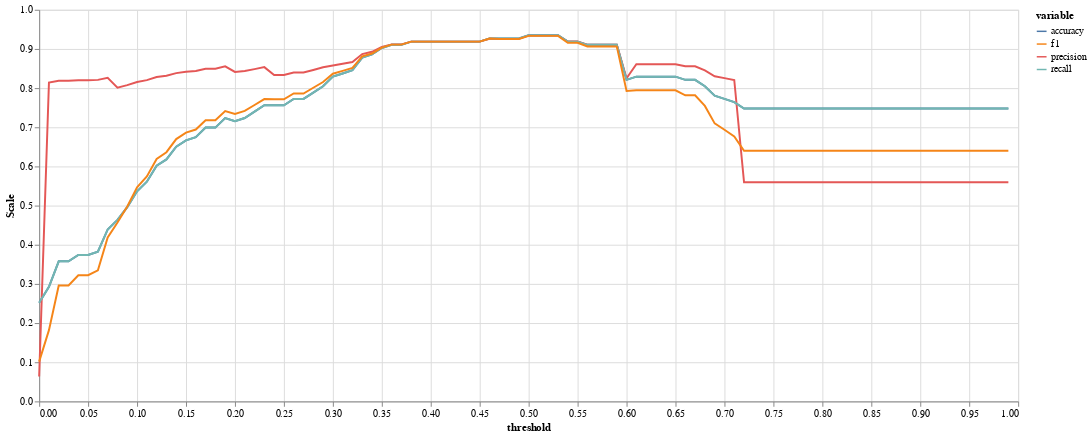

Notebook cell for this chart:
### Markdown cell above
#### Visualisierung der Metriken:
Dieser Graph zeigt, wie sich die Metriken des Modells bei verschiedenen Schwellenwerten verhalten. Es ist zu erkennen, dass zwischen den Schwellenwerten 0.5 und 0.53 die Genauigkeit des Modells am höchsten ist.

### Code cell
# Altair-Chart erstellen
alt.Chart(acc_df).mark_line().transform_fold(
    fold=['accuracy', 'precision', "recall", "f1"], 
    as_=['variable', 'Scale']
).encode(
    x='threshold',
    y='Scale:Q',
    color='variable:N'
).properties(
    width=1000,
    height=400
)

### Figure 1 — Vega-Lite specification as saved in the notebook (floating-point values rounded to 4 significant figures)
{"config": {"view": {"continuousWidth": 300, "continuousHeight": 300}}, "data": {"name": "data-0a4fa7f72e11d22073496e227ff84204"}, "mark": {"type": "line"}, "encoding": {"color": {"field": "variable", "type": "nominal"}, "x": {"field": "threshold", "type": "quantitative"}, "y": {"field": "Scale", "type": "quantitative"}}, "height": 400, "transform": [{"fold": ["accuracy", "precision", "recall", "f1"], "as": ["variable", "Scale"]}], "width": 1000, "$schema": "https://vega.github.io/schema/vega-lite/v5.16.3.json", "datasets": {"data-0a4fa7f72e11d22073496e227ff84204": [{"threshold": 0.0, "accuracy": 0.252, "precision": 0.06352, "recall": 0.252, "f1": 0.1015, "roc_auc": 0.9281}, {"threshold": 0.01, "accuracy": 0.2927, "precision": 0.8142, "recall": 0.2927, "f1": 0.182, "roc_auc": 0.9281}, {"threshold": 0.02, "accuracy": 0.3577, "precision": 0.819, "recall": 0.3577, "f1": 0.296, "roc_auc": 0.9281}, {"threshold": 0.03, "accuracy": 0.3577, "precision": 0.819, "recall": 0.3577, "f1": 0.296, "roc_auc": 0.9281}, {"threshold": 0.04, "accuracy": 0.374, "precision": 0.8203, "recall": 0.374, "f1": 0.3221, "roc_auc": 0.9281}, {"threshold": 0.05, "accuracy": 0.374, "precision": 0.8203, "recall": 0.374, "f1": 0.3221, "roc_auc": 0.9281}, {"threshold": 0.06, "accuracy": 0.3821, "precision": 0.821, "recall": 0.3821, "f1": 0.3349, "roc_auc": 0.9281}, {"threshold": 0.07, "accuracy": 0.439, "precision": 0.8261, "recall": 0.439, "f1": 0.4185, "roc_auc": 0.9281}, {"threshold": 0.08, "accuracy": 0.4634, "precision": 0.8008, "recall": 0.4634, "f1": 0.4566, "roc_auc": 0.9281}, {"threshold": 0.09, "accuracy": 0.4959, "precision": 0.8077, "recall": 0.4959, "f1": 0.4979, "roc_auc": 0.9281}, {"threshold": 0.1, "accuracy": 0.5366, "precision": 0.8157, "recall": 0.5366, "f1": 0.5467, "roc_auc": 0.9281}, {"threshold": 0.11, "accuracy": 0.561, "precision": 0.8204, "recall": 0.561, "f1": 0.5746, "roc_auc": 0.9281}, {"threshold": 0.12, "accuracy": 0.6016, "precision": 0.8283, "recall": 0.6016, "f1": 0.6192, "roc_auc": 0.9281}, {"threshold": 0.13, "accuracy": 0.6179, "precision": 0.8315, "recall": 0.6179, "f1": 0.6364, "roc_auc": 0.9281}, {"threshold": 0.14, "accuracy": 0.6504, "precision": 0.8383, "recall": 0.6504, "f1": 0.6699, "roc_auc": 0.9281}, {"threshold": 0.15, "accuracy": 0.6667, "precision": 0.8419, "recall": 0.6667, "f1": 0.6862, "roc_auc": 0.9281}, {"threshold": 0.16, "accuracy": 0.6748, "precision": 0.8437, "recall": 0.6748, "f1": 0.6943, "roc_auc": 0.9281}, {"threshold": 0.17, "accuracy": 0.6992, "precision": 0.8494, "recall": 0.6992, "f1": 0.7181, "roc_auc": 0.9281}, {"threshold": 0.18, "accuracy": 0.6992, "precision": 0.8494, "recall": 0.6992, "f1": 0.7181, "roc_auc": 0.9281}, {"threshold": 0.19, "accuracy": 0.7236, "precision": 0.8555, "recall": 0.7236, "f1": 0.7415, "roc_auc": 0.9281}, {"threshold": 0.2, "accuracy": 0.7154, "precision": 0.8413, "recall": 0.7154, "f1": 0.734, "roc_auc": 0.9281}, {"threshold": 0.21, "accuracy": 0.7236, "precision": 0.8437, "recall": 0.7236, "f1": 0.7417, "roc_auc": 0.9281}, {"threshold": 0.22, "accuracy": 0.7398, "precision": 0.8485, "recall": 0.7398, "f1": 0.757, "roc_auc": 0.9281}, {"threshold": 0.23, "accuracy": 0.7561, "precision": 0.8535, "recall": 0.7561, "f1": 0.7721, "roc_auc": 0.9281}, {"threshold": 0.24, "accuracy": 0.7561, "precision": 0.8336, "recall": 0.7561, "f1": 0.7715, "roc_auc": 0.9281}, {"threshold": 0.25, "accuracy": 0.7561, "precision": 0.8336, "recall": 0.7561, "f1": 0.7715, "roc_auc": 0.9281}, {"threshold": 0.26, "accuracy": 0.7724, "precision": 0.8398, "recall": 0.7724, "f1": 0.7862, "roc_auc": 0.9281}, {"threshold": 0.27, "accuracy": 0.7724, "precision": 0.8398, "recall": 0.7724, "f1": 0.7862, "roc_auc": 0.9281}, {"threshold": 0.28, "accuracy": 0.7886, "precision": 0.8464, "recall": 0.7886, "f1": 0.8009, "roc_auc": 0.9281}, {"threshold": 0.29, "accuracy": 0.8049, "precision": 0.8534, "recall": 0.8049, "f1": 0.8156, "roc_auc": 0.9281}, {"threshold": 0.3, "accuracy": 0.8293, "precision": 0.8578, "recall": 0.8293, "f1": 0.8367, "roc_auc": 0.9281}, {"threshold": 0.31, "accuracy": 0.8374, "precision": 0.8622, "recall": 0.8374, "f1": 0.844, "roc_auc": 0.9281}, {"threshold": 0.32, "accuracy": 0.8455, "precision": 0.8667, "recall": 0.8455, "f1": 0.8513, "roc_auc": 0.9281}, {"threshold": 0.33, "accuracy": 0.878, "precision": 0.887, "recall": 0.878, "f1": 0.8809, "roc_auc": 0.9281}, {"threshold": 0.34, "accuracy": 0.8862, "precision": 0.8927, "recall": 0.8862, "f1": 0.8884, "roc_auc": 0.9281}, {"threshold": 0.35, "accuracy": 0.9024, "precision": 0.905, "recall": 0.9024, "f1": 0.9034, "roc_auc": 0.9281}, {"threshold": 0.36, "accuracy": 0.9106, "precision": 0.9116, "recall": 0.9106, "f1": 0.911, "roc_auc": 0.9281}, {"threshold": 0.37, "accuracy": 0.9106, "precision": 0.9116, "recall": 0.9106, "f1": 0.911, "roc_auc": 0.9281}, {"threshold": 0.38, "accuracy": 0.9187, "precision": 0.9187, "recall": 0.9187, "f1": 0.9187, "roc_auc": 0.9281}, {"threshold": 0.39, "accuracy": 0.9187, "precision": 0.9187, "recall": 0.9187, "f1": 0.9187, "roc_auc": 0.9281}, {"threshold": 0.4, "accuracy": 0.9187, "precision": 0.9187, "recall": 0.9187, "f1": 0.9187, "roc_auc": 0.9281}, {"threshold": 0.41, "accuracy": 0.9187, "precision": 0.9187, "recall": 0.9187, "f1": 0.9187, "roc_auc": 0.9281}, {"threshold": 0.42, "accuracy": 0.9187, "precision": 0.9187, "recall": 0.9187, "f1": 0.9187, "roc_auc": 0.9281}, {"threshold": 0.43, "accuracy": 0.9187, "precision": 0.9187, "recall": 0.9187, "f1": 0.9187, "roc_auc": 0.9281}, {"threshold": 0.44, "accuracy": 0.9187, "precision": 0.9187, "recall": 0.9187, "f1": 0.9187, "roc_auc": 0.9281}, {"threshold": 0.45, "accuracy": 0.9187, "precision": 0.9187, "recall": 0.9187, "f1": 0.9187, "roc_auc": 0.9281}, {"threshold": 0.46, "accuracy": 0.9268, "precision": 0.9262, "recall": 0.9268, "f1": 0.9264, "roc_auc": 0.9281}, {"threshold": 0.47, "accuracy": 0.9268, "precision": 0.9258, "recall": 0.9268, "f1": 0.9256, "roc_auc": 0.9281}, {"threshold": 0.48, "accuracy": 0.9268, "precision": 0.9258, "recall": 0.9268, "f1": 0.9256, "roc_auc": 0.9281}, {"threshold": 0.49, "accuracy": 0.9268, "precision": 0.9258, "recall": 0.9268, "f1": 0.9256, "roc_auc": 0.9281}, {"threshold": 0.5, "accuracy": 0.935, "precision": 0.9346, "recall": 0.935, "f1": 0.9334, "roc_auc": 0.9281}, {"threshold": 0.51, "accuracy": 0.935, "precision": 0.9346, "recall": 0.935, "f1": 0.9334, "roc_auc": 0.9281}, {"threshold": 0.52, "accuracy": 0.935, "precision": 0.9346, "recall": 0.935, "f1": 0.9334, "roc_auc": 0.9281}, {"threshold": 0.53, "accuracy": 0.935, "precision": 0.9346, "recall": 0.935, "f1": 0.9334, "roc_auc": 0.9281}, {"threshold": 0.54, "accuracy": 0.9187, "precision": 0.9188, "recall": 0.9187, "f1": 0.9156, "roc_auc": 0.9281}, {"threshold": 0.55, "accuracy": 0.9187, "precision": 0.9188, "recall": 0.9187, "f1": 0.9156, "roc_auc": 0.9281}, {"threshold": 0.56, "accuracy": 0.9106, "precision": 0.911, "recall": 0.9106, "f1": 0.9065, "roc_auc": 0.9281}, {"threshold": 0.57, "accuracy": 0.9106, "precision": 0.911, "recall": 0.9106, "f1": 0.9065, "roc_auc": 0.9281}, {"threshold": 0.58, "accuracy": 0.9106, "precision": 0.911, "recall": 0.9106, "f1": 0.9065, "roc_auc": 0.9281}, {"threshold": 0.59, "accuracy": 0.9106, "precision": 0.911, "recall": 0.9106, "f1": 0.9065, "roc_auc": 0.9281}, {"threshold": 0.6, "accuracy": 0.8211, "precision": 0.8252, "recall": 0.8211, "f1": 0.7925, "roc_auc": 0.9281}, {"threshold": 0.61, "accuracy": 0.8293, "precision": 0.861, "recall": 0.8293, "f1": 0.7943, "roc_auc": 0.9281}, {"threshold": 0.62, "accuracy": 0.8293, "precision": 0.861, "recall": 0.8293, "f1": 0.7943, "roc_auc": 0.9281}, {"threshold": 0.63, "accuracy": 0.8293, "precision": 0.861, "recall": 0.8293, "f1": 0.7943, "roc_auc": 0.9281}, {"threshold": 0.64, "accuracy": 0.8293, "precision": 0.861, "recall": 0.8293, "f1": 0.7943, "roc_auc": 0.9281}, {"threshold": 0.65, "accuracy": 0.8293, "precision": 0.861, "recall": 0.8293, "f1": 0.7943, "roc_auc": 0.9281}, {"threshold": 0.66, "accuracy": 0.8211, "precision": 0.8557, "recall": 0.8211, "f1": 0.7815, "roc_auc": 0.9281}, {"threshold": 0.67, "accuracy": 0.8211, "precision": 0.8557, "recall": 0.8211, "f1": 0.7815, "roc_auc": 0.9281}, {"threshold": 0.68, "accuracy": 0.8049, "precision": 0.8452, "recall": 0.8049, "f1": 0.7545, "roc_auc": 0.9281}, {"threshold": 0.69, "accuracy": 0.7805, "precision": 0.8303, "recall": 0.7805, "f1": 0.7099, "roc_auc": 0.9281}, {"threshold": 0.7, "accuracy": 0.7724, "precision": 0.8255, "recall": 0.7724, "f1": 0.6937, "roc_auc": 0.9281}, {"threshold": 0.71, "accuracy": 0.7642, "precision": 0.8207, "recall": 0.7642, "f1": 0.6767, "roc_auc": 0.9281}, {"threshold": 0.72, "accuracy": 0.748, "precision": 0.5595, "recall": 0.748, "f1": 0.6401, "roc_auc": 0.9281}, {"threshold": 0.73, "accuracy": 0.748, "precision": 0.5595, "recall": 0.748, "f1": 0.6401, "roc_auc": 0.9281}, {"threshold": 0.74, "accuracy": 0.748, "precision": 0.5595, "recall": 0.748, "f1": 0.6401, "roc_auc": 0.9281}, {"threshold": 0.75, "accuracy": 0.748, "precision": 0.5595, "recall": 0.748, "f1": 0.6401, "roc_auc": 0.9281}, {"threshold": 0.76, "accuracy": 0.748, "precision": 0.5595, "recall": 0.748, "f1": 0.6401, "roc_auc": 0.9281}, {"threshold": 0.77, "accuracy": 0.748, "precision": 0.5595, "recall": 0.748, "f1": 0.6401, "roc_auc": 0.9281}, {"threshold": 0.78, "accuracy": 0.748, "precision": 0.5595, "recall": 0.748, "f1": 0.6401, "roc_auc": 0.9281}, {"threshold": 0.79, "accuracy": 0.748, "precision": 0.5595, "recall": 0.748, "f1": 0.6401, "roc_auc": 0.9281}, {"threshold": 0.8, "accuracy": 0.748, "precision": 0.5595, "recall": 0.748, "f1": 0.6401, "roc_auc": 0.9281}, {"threshold": 0.81, "accuracy": 0.748, "precision": 0.5595, "recall": 0.748, "f1": 0.6401, "roc_auc": 0.9281}, {"threshold": 0.82, "accuracy": 0.748, "precision": 0.5595, "recall": 0.748, "f1": 0.6401, "roc_auc": 0.9281}, {"threshold": 0.83, "accuracy": 0.748, "precision": 0.5595, "recall": 0.748, "f1": 0.6401, "roc_auc": 0.9281}, {"threshold": 0.84, "accuracy": 0.748, "precision": 0.5595, "recall": 0.748, "f1": 0.6401, "roc_auc": 0.9281}, {"threshold": 0.85, "accuracy": 0.748, "precision": 0.5595, "recall": 0.748, "f1": 0.6401, "roc_auc": 0.9281}, {"threshold": 0.86, "accuracy": 0.748, "precision": 0.5595, "recall": 0.748, "f1": 0.6401, "roc_auc": 0.9281}, {"threshold": 0.87, "accuracy": 0.748, "precision": 0.5595, "recall": 0.748, "f1": 0.6401, "roc_auc": 0.9281}, {"threshold": 0.88, "accuracy": 0.748, "precision": 0.5595, "recall": 0.748, "f1": 0.6401, "roc_auc": 0.9281}, {"threshold": 0.89, "accuracy": 0.748, "precision": 0.5595, "recall": 0.748, "f1": 0.6401, "roc_auc": 0.9281}, {"threshold": 0.9, "accuracy": 0.748, "precision": 0.5595, "recall": 0.748, "f1": 0.6401, "roc_auc": 0.9281}, {"threshold": 0.91, "accuracy": 0.748, "precision": 0.5595, "recall": 0.748, "f1": 0.6401, "roc_auc": 0.9281}, {"threshold": 0.92, "accuracy": 0.748, "precision": 0.5595, "recall": 0.748, "f1": 0.6401, "roc_auc": 0.9281}, {"threshold": 0.93, "accuracy": 0.748, "precision": 0.5595, "recall": 0.748, "f1": 0.6401, "roc_auc": 0.9281}, {"threshold": 0.94, "accuracy": 0.748, "precision": 0.5595, "recall": 0.748, "f1": 0.6401, "roc_auc": 0.9281}, {"threshold": 0.95, "accuracy": 0.748, "precision": 0.5595, "recall": 0.748, "f1": 0.6401, "roc_auc": 0.9281}, {"threshold": 0.96, "accuracy": 0.748, "precision": 0.5595, "recall": 0.748, "f1": 0.6401, "roc_auc": 0.9281}, {"threshold": 0.97, "accuracy": 0.748, "precision": 0.5595, "recall": 0.748, "f1": 0.6401, "roc_auc": 0.9281}, {"threshold": 0.98, "accuracy": 0.748, "precision": 0.5595, "recall": 0.748, "f1": 0.6401, "roc_auc": 0.9281}, {"threshold": 0.99, "accuracy": 0.748, "precision": 0.5595, "recall": 0.748, "f1": 0.6401, "roc_auc": 0.9281}]}}
